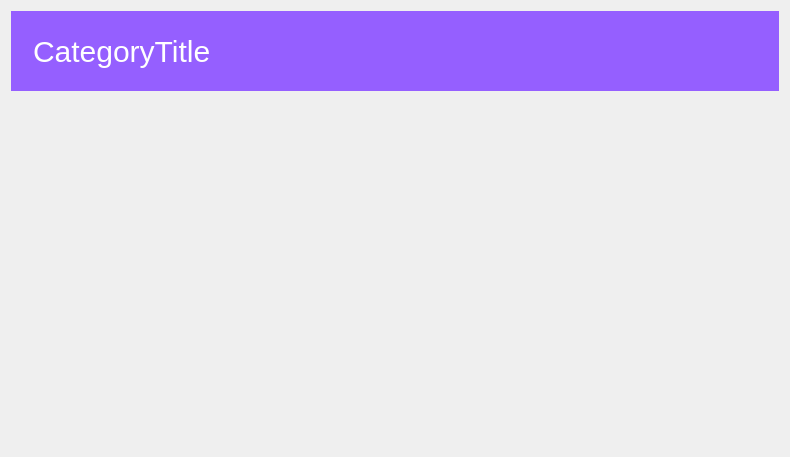
<?xml version="1.0" encoding="UTF-8"?>
<ui version="4.0">
 <class>Frame</class>
 <widget class="QFrame" name="Frame">
  <property name="geometry">
   <rect>
    <x>0</x>
    <y>0</y>
    <width>790</width>
    <height>457</height>
   </rect>
  </property>
  <property name="minimumSize">
   <size>
    <width>0</width>
    <height>450</height>
   </size>
  </property>
  <property name="font">
   <font>
    <weight>50</weight>
    <bold>false</bold>
   </font>
  </property>
  <property name="windowTitle">
   <string>Frame</string>
  </property>
  <property name="styleSheet">
   <string notr="true">QLabel
{
	color: #ffffff;
}</string>
  </property>
  <property name="frameShape">
   <enum>QFrame::NoFrame</enum>
  </property>
  <property name="frameShadow">
   <enum>QFrame::Raised</enum>
  </property>
  <layout class="QVBoxLayout" name="verticalLayout">
   <item>
    <widget class="QLabel" name="category_title">
     <property name="minimumSize">
      <size>
       <width>0</width>
       <height>80</height>
      </size>
     </property>
     <property name="font">
      <font>
       <pointsize>-1</pointsize>
      </font>
     </property>
     <property name="styleSheet">
      <string notr="true">background-color: #955fff;
padding: 15px;
font-size: 30px</string>
     </property>
     <property name="text">
      <string>CategoryTitle</string>
     </property>
    </widget>
   </item>
   <item>
    <widget class="QScrollArea" name="scrollArea">
     <property name="frameShape">
      <enum>QFrame::NoFrame</enum>
     </property>
     <property name="verticalScrollBarPolicy">
      <enum>Qt::ScrollBarAlwaysOff</enum>
     </property>
     <property name="horizontalScrollBarPolicy">
      <enum>Qt::ScrollBarAsNeeded</enum>
     </property>
     <property name="widgetResizable">
      <bool>true</bool>
     </property>
     <widget class="QWidget" name="scrollAreaWidgetContents">
      <property name="geometry">
       <rect>
        <x>0</x>
        <y>0</y>
        <width>766</width>
        <height>345</height>
       </rect>
      </property>
      <layout class="QHBoxLayout" name="horizontalLayout">
       <property name="spacing">
        <number>10</number>
       </property>
      </layout>
     </widget>
    </widget>
   </item>
  </layout>
 </widget>
 <resources/>
 <connections/>
</ui>
